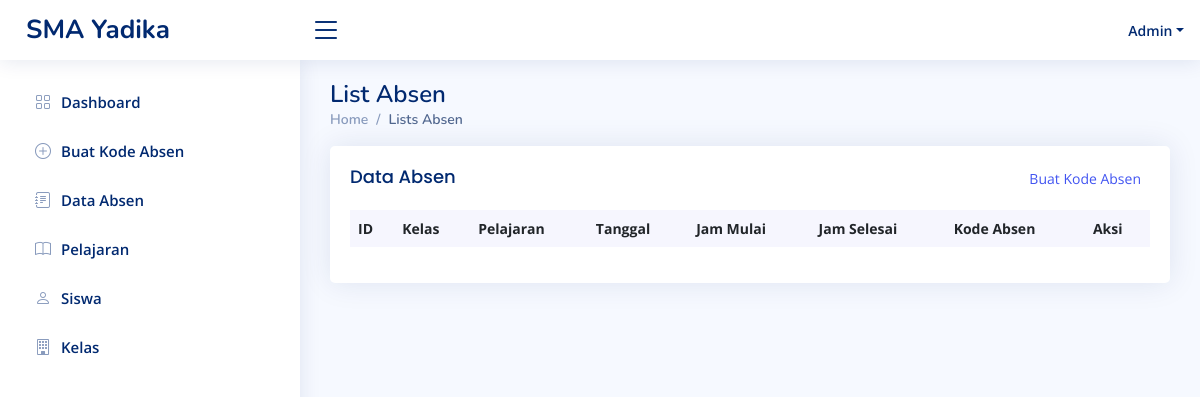
/index.php/admin/view_absen, run on an earlier commit of the app's database.
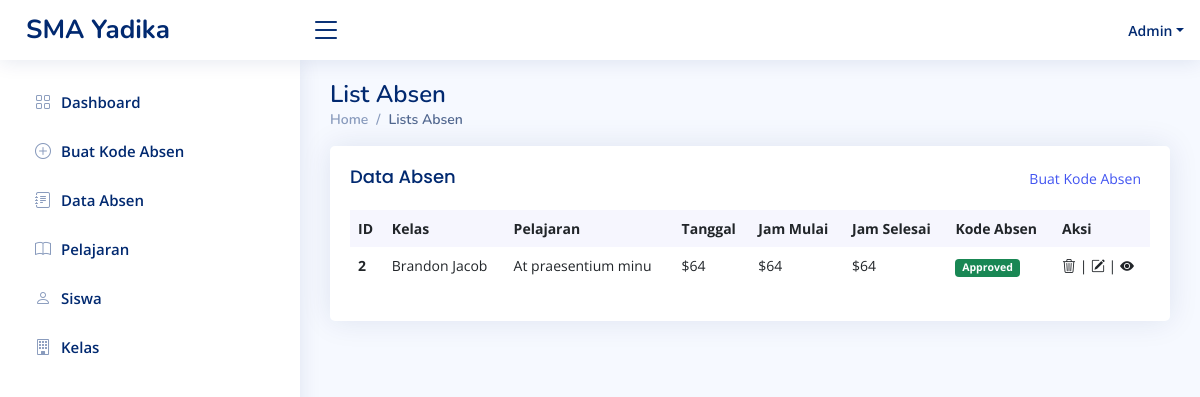
And on a later commit of the database.
### tables this page shows
CREATE TABLE `absen` (
  `id_absen` int(255) NOT NULL,
  `id_kelas` int(255) NOT NULL,
  `id_pelajaran` int(255) NOT NULL,
  `nama_guru` varchar(255) NOT NULL,
  `tanggal` date NOT NULL,
  `jam_mulai` time NOT NULL,
  `jam_selesai` time NOT NULL,
  `kode_absen` varchar(255) NOT NULL
);

### application/controllers/Admin.php (called while the page is built, shortened)
<?php
class Admin extends CI_Controller {
	public function __construct()
	{
		$this->load->model('akun_model');
		$this->load->model('crud_model');
	}
	public function view_absen()
	{
		$data['array_absen'] = $this->crud_model->mengambil_data_join('absen',['kelas','pelajaran']);
		$this->load->view('admin_view_absen',$data);
	}
}

### index.php (called while the page is built, shortened)
<?php
require_once BASEPATH.'core/CodeIgniter.php';

### application/models/Crud_model.php (called while the page is built, shortened)
<?php
class Crud_model extends CI_Model{
	public function mengambil_data_join($nama_tabel,$array_tabel)
	{
		$this->db->select('*');
		$this->db->from($nama_tabel);
		foreach($array_tabel as $tabel){
			$this->db->join($tabel, $nama_tabel.'.id_'.$tabel.' = '.$tabel.'.id_'.$tabel.'');
		}
		$query = $this->db->get();
		return $query->result();
	}
}

### application/views/admin_view_absen.php (the view, shortened to what this page needs)
<!DOCTYPE html>
<html lang="en">
<head>
  <link href="<?=base_url()?>css/bootstrap.min.css" rel="stylesheet">
  <link href="<?=base_url()?>css/niceadmin.css" rel="stylesheet">
  <link href="<?=base_url()?>css/bootstrap-icons/bootstrap-icons.css" rel="stylesheet">
  <link href="<?=base_url()?>css/boxicons/css/boxicons.min.css" rel="stylesheet">
  <link href="<?=base_url()?>css/quill/quill.snow.css" rel="stylesheet">
  <link href="<?=base_url()?>css/quill/quill.bubble.css" rel="stylesheet">
  <link href="<?=base_url()?>css/remixicon/remixicon.css" rel="stylesheet">
  <link href="<?=base_url()?>css/simple-datatables/style.css" rel="stylesheet">
</head>
<body>
  <main id="main" class="main">
    <div class="pagetitle">
      <h1>List Absen</h1>
      <nav>
        <ol class="breadcrumb">
          <li class="breadcrumb-item"><a href="<?=site_url('admin')?>">Home</a></li>
          <li class="breadcrumb-item active">Lists Absen</li>
        </ol>
      </nav>
    </div>
    <section class="section dashboard">
              <div class="card recent-sales overflow-auto">
                <div class="card-body">
                  <div class="d-flex justify-content-between">
					<h5 class="card-title">Data Absen</h5>
					<button class="btn btn-sm text-primary"><a href="<?=site_url('admin/add_absen')?>">Buat Kode Absen</a></button>
				  </div>
                  <table class="table table-borderless datatable">
                    <thead>
                      <tr>
                        <th scope="col">ID</th>
                        <th scope="col">Kelas</th>
                        <th scope="col">Pelajaran</th>
                        <th scope="col">Tanggal</th>
                        <th scope="col">Jam Mulai</th>
                        <th scope="col">Jam Selesai</th>
                        <th scope="col">Kode Absen</th>
                        <th scope="col">Aksi</th>
                      </tr>
                    </thead>
                    <tbody>
<?php foreach($array_absen as $absen): ?>
                      <tr>
                        <th scope="row"><?=$absen->id_absen?></th>
                        <td>Brandon Jacob</td>
                        <td>At praesentium minu</td>
                        <td>$64</td>
                        <td>$64</td>
                        <td>$64</td>
                        <td><span class="badge bg-success">Approved</span></td>
                        <td><i class="bi bi-trash3"></i> | <i class="bi bi-pencil-square"></i> | <i class="bi bi-eye-fill"></i></td>
                      </tr>
<?php endforeach; ?>
                    </tbody>
                  </table>
                </div>
              </div>
	</section>
  </main>
</body>
</html>

What changed in the data, as far as the page shows it:
added absen: id_absen "2"
